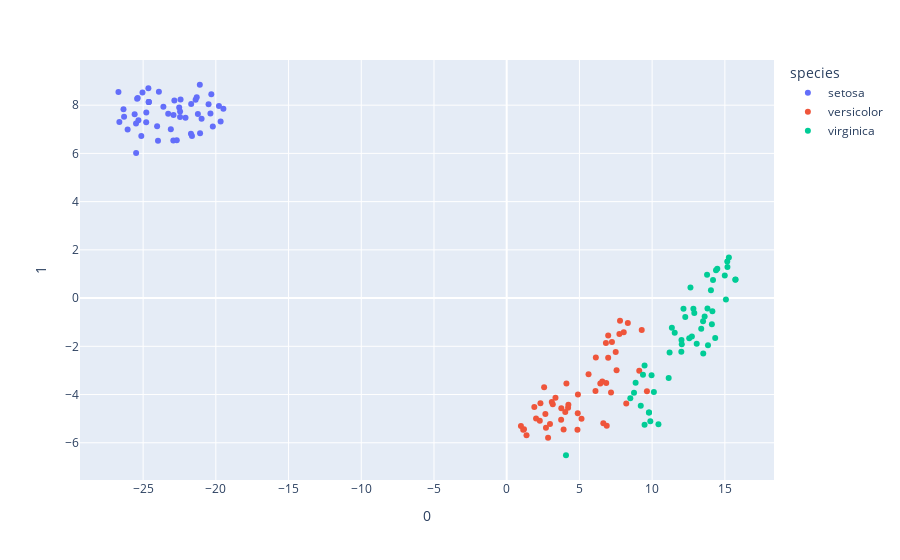

The cell this chart's notebook holds for it:
### Code cell
# using TSNE 2D

from sklearn.manifold import TSNE
import plotly.express as px

df = px.data.iris()

features = df.loc[:, :'petal_width']

tsne = TSNE(n_components=2, random_state=0)
projections = tsne.fit_transform(features)

fig = px.scatter(
    projections, x=0, y=1,
    color=df.species, labels={'color': 'species'}
)
fig.show()

### Figure 1 — Plotly figure (JSON) as saved in the notebook; plotly's stock layout.template omitted (floating-point values rounded to 4 significant figures)
{"data": [{"hovertemplate": "species=setosa<br>0=%{x}<br>1=%{y}<extra></extra>", "legendgroup": "setosa", "marker": {"color": "#636efa", "symbol": "circle"}, "mode": "markers", "name": "setosa", "orientation": "v", "showlegend": true, "type": "scatter", "x": [-22.52, -25.04, -25.32, -25.58, -22.43, -20.5, -25.12, -23.27, -26.35, -24.61, -20.98, -24.04, -25.37, -26.63, -19.67, -19.48, -20.37, -22.46, -20.21, -21.39, -21.64, -21.7, -25.48, -22.92, -23.98, -24.64, -23.09, -22.08, -22.46, -24.79, -24.78, -21.71, -20.31, -19.79, -24.61, -23.91, -21.08, -24.61, -26.31, -22.91, -22.85, -26.7, -26.06, -22.69, -21.1, -25.41, -21.31, -25.49, -21.23, -23.61], "xaxis": "x", "y": [7.903, 8.524, 7.375, 7.628, 8.235, 8.034, 6.72, 7.64, 7.831, 8.127, 7.434, 7.129, 8.293, 7.297, 7.32, 7.852, 7.66, 7.74, 7.117, 8.228, 6.72, 8.044, 6.013, 6.532, 6.524, 8.707, 6.998, 7.474, 7.512, 7.288, 7.691, 6.818, 8.455, 7.963, 8.127, 8.558, 6.835, 8.127, 7.518, 7.597, 8.194, 8.55, 6.988, 6.544, 8.847, 8.266, 8.33, 7.241, 7.639, 7.931], "yaxis": "y"}, {"hovertemplate": "species=versicolor<br>0=%{x}<br>1=%{y}<extra></extra>", "legendgroup": "versicolor", "marker": {"color": "#EF553B", "symbol": "circle"}, "mode": "markers", "name": "versicolor", "orientation": "v", "showlegend": true, "type": "scatter", "x": [7.792, 6.977, 8.329, 2.698, 7.495, 4.885, 7.555, 1.135, 7.236, 2.845, 1.362, 4.899, 2.573, 6.843, 2.32, 6.979, 5.143, 3.354, 6.878, 2.659, 8.219, 4.106, 9.114, 6.436, 6.129, 6.821, 8.047, 9.283, 6.103, 1.9, 2.275, 2.017, 3.101, 9.641, 4.865, 7.173, 7.748, 6.644, 4.027, 2.976, 3.912, 6.574, 3.167, 1.187, 3.743, 4.24, 4.22, 5.628, 0.9778, 3.755], "xaxis": "x", "y": [-0.9362, -2.473, -1.035, -5.381, -2.238, -4.779, -2.992, -5.462, -1.82, -5.797, -5.689, -4.003, -3.703, -3.518, -4.362, -1.551, -5.006, -4.137, -5.292, -4.81, -4.374, -3.539, -3.013, -3.539, -2.464, -1.86, -1.418, -1.321, -3.85, -4.514, -5.085, -4.99, -4.306, -3.865, -5.46, -3.919, -1.489, -5.192, -4.728, -5.227, -5.45, -3.459, -4.399, -5.437, -5.046, -4.422, -4.553, -3.16, -5.304, -4.571], "yaxis": "y"}, {"hovertemplate": "species=virginica<br>0=%{x}<br>1=%{y}<extra></extra>", "legendgroup": "virginica", "marker": {"color": "#00cc96", "symbol": "circle"}, "mode": "markers", "name": "virginica", "orientation": "v", "showlegend": true, "type": "scatter", "x": [14.34, 9.783, 14.04, 12.01, 13.37, 15.18, 4.075, 14.48, 12.63, 15.07, 11.36, 11.2, 12.9, 9.875, 10.43, 13.06, 12.02, 15.74, 15.28, 10.12, 13.8, 9.48, 15.16, 9.37, 13.61, 14.19, 8.864, 8.754, 12.55, 13.78, 14.39, 15.72, 12.73, 9.48, 11.14, 14.99, 13.84, 12.04, 8.5, 12.84, 13.5, 12.16, 9.783, 14.14, 14.11, 12.28, 9.961, 11.55, 13.51, 9.219], "xaxis": "x", "y": [-1.661, -4.746, 0.3236, -2.229, -1.269, 1.284, -6.518, 1.215, 0.4353, -0.06185, -1.229, -2.261, -0.6235, -5.108, -5.233, -1.897, -1.74, 0.7657, 1.68, -3.897, -0.4286, -5.257, 1.519, -3.18, -0.7636, 0.7509, -3.513, -3.931, -1.669, 0.9634, 1.158, 0.7614, -1.593, -2.796, -3.313, 0.936, -1.951, -1.911, -4.155, -0.4423, -0.9642, -0.438, -4.746, -0.5465, -1.088, -0.7832, -3.198, -1.438, -2.302, -4.463], "yaxis": "y"}], "layout": {"legend": {"title": {"text": "species"}, "tracegroupgap": 0}, "margin": {"t": 60}, "xaxis": {"anchor": "y", "domain": [0, 1], "title": {"text": "0"}}, "yaxis": {"anchor": "x", "domain": [0, 1], "title": {"text": "1"}}}}
